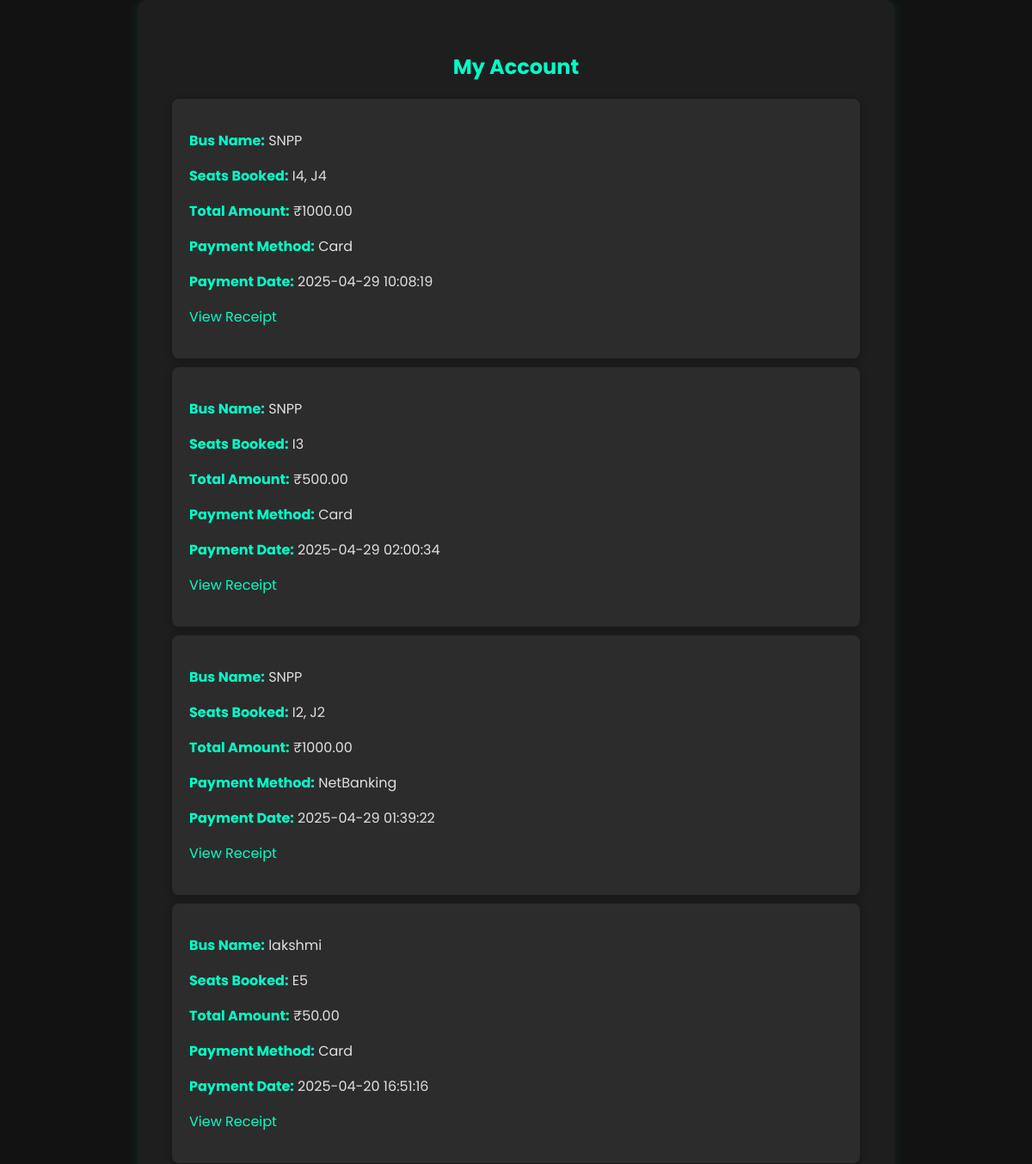
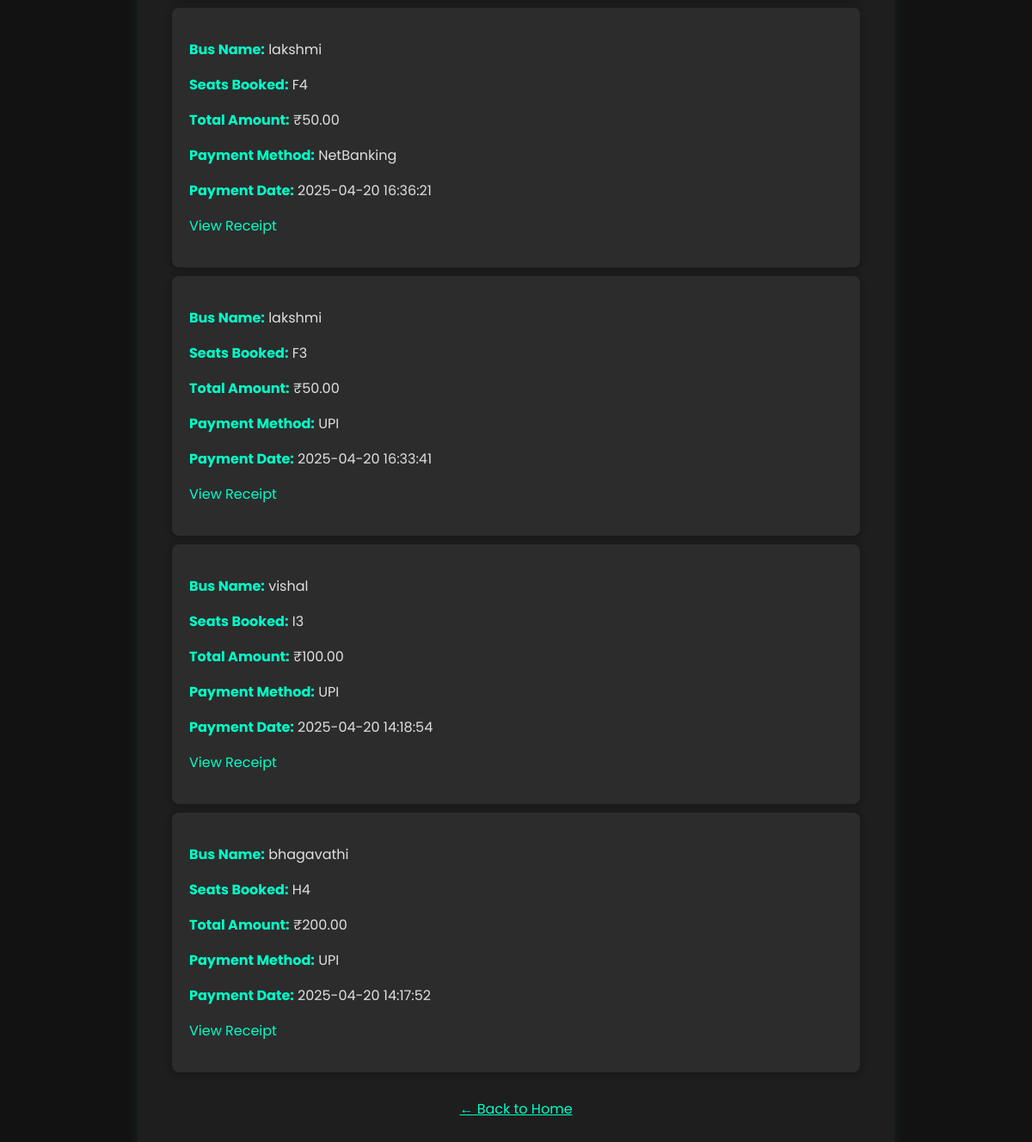
Page /booking_history.php (signed in) on the committed database (2 pictures, top to bottom).
### tables this page shows
CREATE TABLE `payments` (
  `id` int(11) NOT NULL,
  `user_id` int(11) NOT NULL,
  `bus_id` int(11) NOT NULL,
  `amount` decimal(10,2) NOT NULL,
  `payment_method` varchar(50) NOT NULL,
  `payment_status` varchar(20) NOT NULL DEFAULT 'Pending',
  `payment_date` timestamp NOT NULL DEFAULT current_timestamp()
);

### booking_history.php (the view, shortened to what this page needs)
<?php
include 'db.php';
$user_id = $_SESSION['user_id'];
$stmt = $conn->prepare("
    SELECT p.id AS payment_id, p.amount, p.payment_method, p.payment_date, b.name AS bus_name,
           GROUP_CONCAT(s.seat_number ORDER BY s.seat_number SEPARATOR ', ') AS seats
    FROM payments p
    JOIN bookings s ON p.id = s.payment_id
    JOIN buses b ON s.bus_id = b.id
    WHERE p.user_id = ?
    GROUP BY p.id
    ORDER BY p.payment_date DESC
");
$stmt->bind_param("i", $user_id);
$stmt->execute();
$result = $stmt->get_result();
?>
<!DOCTYPE html>
<html lang="en">
<head>
</head>
<body>
<div class="history-container">
    <h2>My Account</h2>
    <?php while ($row = $result->fetch_assoc()): ?>
        <div class="history-item">
            <p><strong>Bus Name:</strong> <?php echo htmlspecialchars($row['bus_name']); ?></p>
            <p><strong>Seats Booked:</strong> <?php echo htmlspecialchars($row['seats']); ?></p>
            <p><strong>Total Amount:</strong> ₹<?php echo htmlspecialchars($row['amount']); ?></p>
            <p><strong>Payment Method:</strong> <?php echo htmlspecialchars($row['payment_method']); ?></p>
            <p><strong>Payment Date:</strong> <?php echo htmlspecialchars($row['payment_date']); ?></p>
            <p><a href="receipt.php?payment_id=<?php echo $row['payment_id']; ?>">View Receipt</a></p>
        </div>
    <?php endwhile; ?>
    <div class="back-link">
        <a href="home.php">← Back to Home</a>
    </div>
</div>
</body>
</html>

### booking_history.php (style rules this page uses)
body { background-color: #121212; font-family: 'Poppins', sans-serif; color: white; margin: 0; padding: 0; display: flex; justify-content: center; align-items: center; min-height: 100vh; }
.history-container { width: 100%; max-width: 800px; padding: 40px; background-color: #1e1e1e; border-radius: 12px; box-shadow: 0 0 15px rgba(0, 255, 204, 0.1); }
h2 { text-align: center; color: #00ffc8; margin-bottom: 20px; }
.history-item { background-color: #2c2c2c; margin: 10px 0; padding: 20px; border-radius: 8px; box-shadow: 0 2px 8px rgba(0, 0, 0, 0.3); }
.history-item strong { color: #00ffc8; }
.history-item p { font-size: 16px; color: #e0e0e0; }
.history-item a { color: #00ffc8; text-decoration: none; }
.back-link { text-align: center; margin-top: 30px; }
.back-link a { color: #00ffc8; font-size: 16px; }

### rows in the picture
payments: bus_name "SNPP", seats "I4, J4", amount "1000.00", payment_method "Card", payment_date "2025-04-29 10:08:19"
payments: bus_name "SNPP", seats "I3", amount "500.00", payment_method "Card", payment_date "2025-04-29 02:00:34"
payments: bus_name "SNPP", seats "I2, J2", amount "1000.00", payment_method "NetBanking", payment_date "2025-04-29 01:39:22"
payments: bus_name "lakshmi", seats "E5", amount "50.00", payment_method "Card", payment_date "2025-04-20 16:51:16"
payments: bus_name "lakshmi", seats "F4", amount "50.00", payment_method "NetBanking", payment_date "2025-04-20 16:36:21"
payments: bus_name "lakshmi", seats "F3", amount "50.00", payment_method "UPI", payment_date "2025-04-20 16:33:41"
payments: bus_name "vishal", seats "I3", amount "100.00", payment_method "UPI", payment_date "2025-04-20 14:18:54"
payments: bus_name "bhagavathi", seats "H4", amount "200.00", payment_method "UPI", payment_date "2025-04-20 14:17:52"
